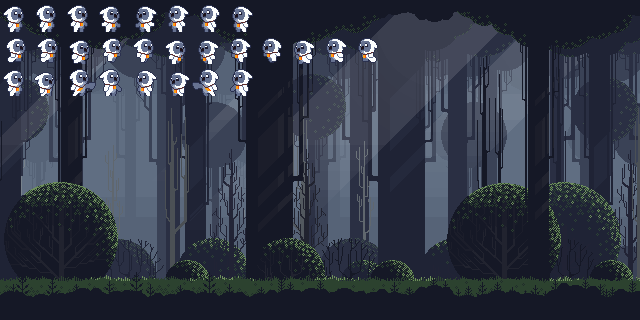

A level layout from a 2D game, rendered from its tile map. Below: a short description, then the map file with its tile-grid data intact:
An orthogonal 20x10 tile map with 32x32 px tiles, 3 tile layers (background, platforms, owlet), 6 tilesets and 7 objects (p1, g1, g2, c1, info1, ...).

<map version="1.9" tiledversion="1.9.2" orientation="orthogonal" renderorder="right-down" width="20" height="10" tilewidth="32" tileheight="32" infinite="0" nextlayerid="5" nextobjectid="15">
 <editorsettings>
  <export target="../../forrest.js" format="js" />
 </editorsettings>
 <tileset firstgid="1" name="Background" tilewidth="32" tileheight="32" tilecount="696" columns="29">
  <image source="../resources/tilesets/backgrounds/forest/Background.png" trans="000000" width="928" height="793" />
 </tileset>
 <tileset firstgid="697" name="owlet" tilewidth="32" tileheight="32" tilecount="32" columns="8">
  <image source="../resources/animated/owlet.png" trans="000000" width="256" height="128" />
 </tileset>
 <tileset firstgid="729" name="crystals" tilewidth="32" tileheight="32" tilecount="15" columns="5" objectalignment="topleft">
  <image source="../resources/tilesets/items/crystals.png" trans="000000" width="160" height="96" />
 </tileset>
 <tileset firstgid="744" name="boxes" tilewidth="32" tileheight="32" tilecount="6" columns="6">
  <image source="../resources/tilesets/items/boxes.png" trans="000000" width="192" height="32" />
 </tileset>
 <tileset firstgid="750" name="gljive" tilewidth="32" tileheight="32" tilecount="24" columns="8" objectalignment="topleft">
  <image source="../resources/tilesets/items/gljive.png" trans="000000" width="256" height="96" />
 </tileset>
 <tileset firstgid="774" name="pointers" tilewidth="32" tileheight="32" tilecount="8" columns="4" objectalignment="topleft">
  <image source="../resources/tilesets/items/pointers.png" trans="000000" width="128" height="64" />
 </tileset>
 <layer id="1" name="background" width="20" height="10">
  <data encoding="csv">
410,411,412,413,414,415,416,417,418,419,420,421,422,423,424,425,426,427,428,429,
439,440,441,442,443,444,445,446,447,448,449,450,451,452,453,454,455,456,457,458,
468,469,470,471,472,473,474,475,476,477,478,479,480,481,482,483,484,485,486,487,
497,498,499,500,501,502,503,504,505,506,507,508,509,510,511,512,513,514,515,516,
526,527,528,529,530,531,532,533,534,535,536,537,538,539,540,541,542,543,544,545,
555,556,557,558,559,560,561,562,563,564,565,566,567,568,569,570,571,572,573,574,
584,585,586,587,588,589,590,591,592,593,594,595,596,597,598,599,600,601,602,603,
613,614,615,616,617,618,619,620,621,622,623,624,625,626,627,628,629,630,631,632,
642,643,644,645,646,647,648,649,650,651,652,653,654,655,656,657,658,659,660,661,
0,0,0,0,0,0,0,0,0,0,0,0,0,0,0,0,0,0,0,0
</data>
 </layer>
 <layer id="2" name="platforms" width="20" height="10">
  <data encoding="csv">
0,0,0,0,0,0,0,0,0,0,0,0,0,0,0,0,0,0,0,0,
0,0,0,0,0,0,0,0,0,0,0,0,0,0,0,0,0,0,0,0,
0,0,0,0,0,0,0,0,0,0,0,0,0,0,0,0,0,0,0,0,
0,0,0,0,0,0,0,0,0,0,0,0,0,0,0,0,0,0,0,0,
0,0,0,0,0,0,0,0,0,0,0,0,0,0,0,0,0,0,0,0,
0,0,0,0,0,0,0,0,0,0,0,0,0,0,0,0,0,0,0,0,
0,0,0,0,0,0,0,0,0,0,0,0,0,0,0,0,0,0,0,0,
0,0,0,0,0,0,0,0,0,0,0,0,0,0,0,0,0,0,0,0,
0,0,0,0,0,0,0,0,0,0,0,0,0,0,0,0,0,0,0,0,
671,672,673,674,675,676,677,678,679,680,681,682,683,684,685,686,687,688,689,690
</data>
 </layer>
 <objectgroup id="3" name="items">
  <properties>
   <property name="class" value="items" />
  </properties>
  <object id="8" name="p1" gid="777" x="601.22" y="245.25" width="40.3636" height="42" />
  <object id="5" name="g1" gid="751" x="334.008" y="265.068" width="17.4545" height="17.6364" />
  <object id="6" name="g2" gid="759" x="555.799" y="252.97" width="27.625" height="28.875" />
  <object id="7" name="c1" gid="740" x="143.106" y="276.879" width="23.3182" height="22.7727" />
  <object id="9" name="info1" gid="775" x="56.5" y="249.5" width="32" height="32" />
  <object id="10" name="info2" gid="775" x="182.5" y="251" width="32" height="32" />
  <object id="13" name="info3" gid="775" x="510.5" y="250" width="32" height="32" />
 </objectgroup>
 <layer id="4" name="owlet" width="20" height="10">
  <properties>
   <property name="class" value="owlet" />
  </properties>
  <data encoding="csv">
697,698,699,700,701,702,703,704,0,0,0,0,0,0,0,0,0,0,0,0,
705,706,707,708,709,710,713,714,715,716,717,718,0,0,0,0,0,0,0,0,
721,722,723,724,725,726,727,728,0,0,0,0,0,0,0,0,0,0,0,0,
0,0,0,0,0,0,0,0,0,0,0,0,0,0,0,0,0,0,0,0,
0,0,0,0,0,0,0,0,0,0,0,0,0,0,0,0,0,0,0,0,
0,0,0,0,0,0,0,0,0,0,0,0,0,0,0,0,0,0,0,0,
0,0,0,0,0,0,0,0,0,0,0,0,0,0,0,0,0,0,0,0,
0,0,0,0,0,0,0,0,0,0,0,0,0,0,0,0,0,0,0,0,
0,0,0,0,0,0,0,0,0,0,0,0,0,0,0,0,0,0,0,0,
0,0,0,0,0,0,0,0,0,0,0,0,0,0,0,0,0,0,0,0
</data>
 </layer>
</map>
